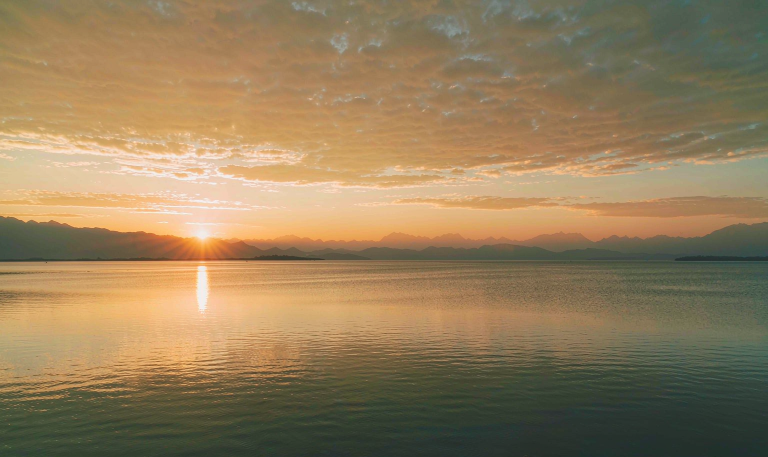
#> input picture project/frontend/media/scene_lakeside.png, 1536 x 914 px, found by its file name (shown at 1/2 size); the run also reads 1 picture not shown here
$ python compose_stage_v2.py
#> lines starting #> are read from the running program, lines starting #| are printed output that depends on the picture; after the words box and inside, x2 and y2 are one past the last pixel; in counts of white or black regions, pixels touching at a corner belong together
# -*- coding: utf-8 -*-
"""为 v2 设计稿生成「真实媒体」素材（全部来自真实照片的合成 / 裁切，不用生成式模型）。

产出到 imagecompose-site/media/：
  stage_relight.jpg   05 RELIGHT —— 更强的左侧暖光 + 主体左缘轮廓光
  detail_feet.jpg     06 SHADOW  —— 脚部与水面接触阴影的特写条
  macro_cloud.jpg     08 ENHANCE —— 云层肌理
  macro_water.jpg     08 ENHANCE —— 水面波光
  macro_hair.jpg      08 ENHANCE —— 发丝边缘（逆光）
"""
import os
import numpy as np
from PIL import Image, ImageFilter, ImageDraw, ImageEnhance

M = r"G:\myself\作业\生产实习\imagecompose-site\media"


def grade(img, strength=1.0):
    a = np.asarray(img).astype(np.float32)
    w, h = img.size
    xs = np.linspace(0, 1, w)[None, :, None]
    warm = np.array([1.26, 1.02, 0.74], dtype=np.float32)
    cool = np.array([0.78, 0.86, 0.98], dtype=np.float32)
    k = np.clip(xs * 1.25, 0, 1)
    g = warm * (1 - k) + cool * k
    f = 1 + strength * (g - 1)
    rgb = np.clip(a[:, :, :3] * f, 0, 255)
    return Image.fromarray(np.concatenate([rgb, a[:, :, 3:4]], axis=2).astype(np.uint8), "RGBA")


def rim_light(img, shift=9, gain=95):
    """在主体左缘叠加一条暖色轮廓光。"""
    a = np.asarray(img).astype(np.float32)
    al = a[:, :, 3:4] / 255.0
    edge = np.clip(al - np.roll(al, shift, axis=1), 0, 1)
    edge = np.asarray(
        Image.fromarray((edge[:, :, 0] * 255).astype(np.uint8), "L")
        .filter(ImageFilter.GaussianBlur(1.6))
    ).astype(np.float32)[:, :, None] / 255.0
    warm = np.array([255.0, 226.0, 178.0], dtype=np.float32)[None, None, :]
    a[:, :, :3] = np.clip(a[:, :, :3] + edge * warm * gain / 255.0, 0, 255)
    return Image.fromarray(a.astype(np.uint8), "RGBA")


# ---------- 05 RELIGHT ----------
scene = Image.open(os.path.join(M, "scene_lakeside.png")).convert("RGB")
#> scene is the input picture: PIL image 1536x914 RGB; mean R, G, B 147.4, 125.4, 91.1
W, H = scene.size
#> W = 1536; H = 914
sub = Image.open(os.path.join(M, "subject_alpha.png")).convert("RGBA")
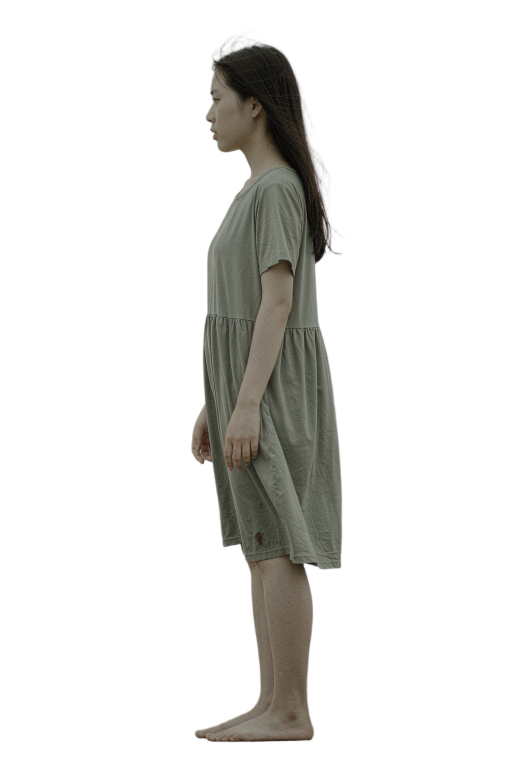
#> input picture project/frontend/media/subject_alpha.png, 1024 x 1536 px, found by its file name (shown at 1/2 size)
#> sub is the input picture: PIL image 1024x1536 RGBA; mean R, G, B, A 139.9, 141.9, 132.1, 43.5
sub = sub.crop(sub.getchannel("A").getbbox())
#> sub: PIL image 322x1428 RGBA
SH = 700
SW = int(sub.width * SH / sub.height)
#> SW = 157
s = sub.resize((SW, SH), Image.LANCZOS)
FEET_Y, CX = 872, 700
px, py = int(CX - SW / 2), int(FEET_Y - SH)
#> px = 621; py = 172

rel = grade(s, 1.45)
rel = rim_light(rel, 9, 130)
#> in rim_light, `a[:, :, :3] = np.clip(a[:, :, :3] + edge * warm * gain / 255.0, 0, 255)`:
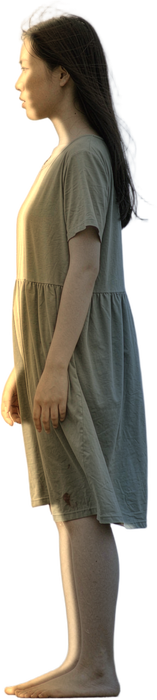
#> a: shape (700, 157, 4) float32; mean R, G, B, A 65.8, 60.4, 49.7, 148.8; transparent parts drawn white

canvas = scene.copy()
# 倒影
refl = rel.transpose(Image.FLIP_TOP_BOTTOM).resize((SW, int(SH * 0.34)), Image.LANCZOS)
ra = np.asarray(refl).astype(np.float32)
ra[:, :, 3] *= 0.24
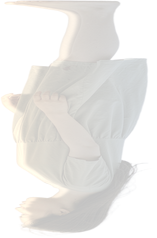
#> ra: shape (238, 157, 4) float32; mean R, G, B, A 66.9, 61.3, 50.4, 35.7; transparent parts drawn white
refl = Image.fromarray(ra.astype(np.uint8), "RGBA").filter(ImageFilter.GaussianBlur(4))
canvas.paste(refl, (px, FEET_Y - 6), refl)
# 接触阴影
sh = Image.new("L", (W, H), 0)
#> sh: PIL image 1536x914 L; every value is 0
ImageDraw.Draw(sh).ellipse([CX - SW * 0.8, FEET_Y - 26, CX + SW * 0.8, FEET_Y + 22], fill=130)
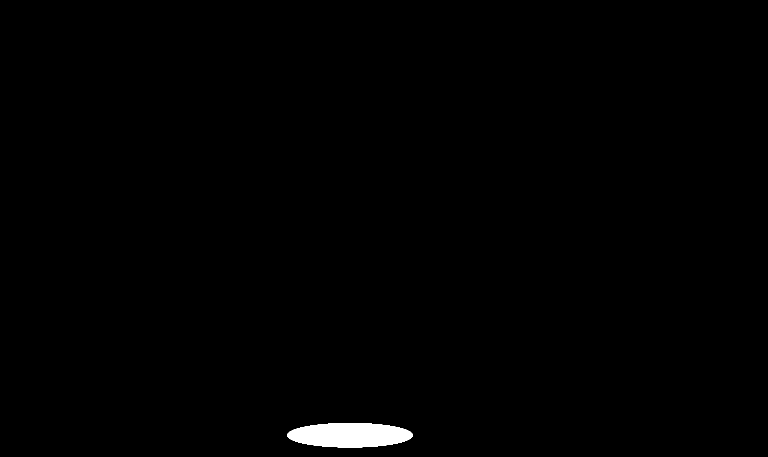
#> sh: PIL image 1536x914 L (shown at 1/2 size); values 0 (black) and 130 (white), 0.69% white; 1 white region, box (x1, y1, x2, y2) and area: (574, 846, 826, 895) 9724
sh = sh.filter(ImageFilter.GaussianBlur(16))
canvas = Image.composite(Image.blend(canvas, Image.new("RGB", (W, H), (20, 24, 28)), 0.46), canvas, sh)
canvas.paste(rel, (px, py), rel)
# 整体再强化一次左侧高光
arr = np.asarray(canvas).astype(np.float32)
k1 = np.clip(np.linspace(0, 1, W)[None, :] * 1.3, 0, 1)      # (1, W)
arr[:, :, 0] = np.clip(arr[:, :, 0] * (1 + 0.22 * (1 - k1)), 0, 255)
arr[:, :, 2] = np.clip(arr[:, :, 2] * (1 - 0.10 * (1 - k1)), 0, 255)
rng = np.random.default_rng(11)
arr += rng.normal(0, 2.6, arr.shape)
canvas = Image.fromarray(np.clip(arr, 0, 255).astype(np.uint8), "RGB")
canvas.save(os.path.join(M, "stage_relight.jpg"), "JPEG", quality=92, optimize=True)
print("stage_relight", canvas.size)
#| stage_relight (1536, 914)

# ---------- 06 SHADOW 特写条 ----------
gr = Image.open(os.path.join(M, "stage_ground.png")).convert("RGB")
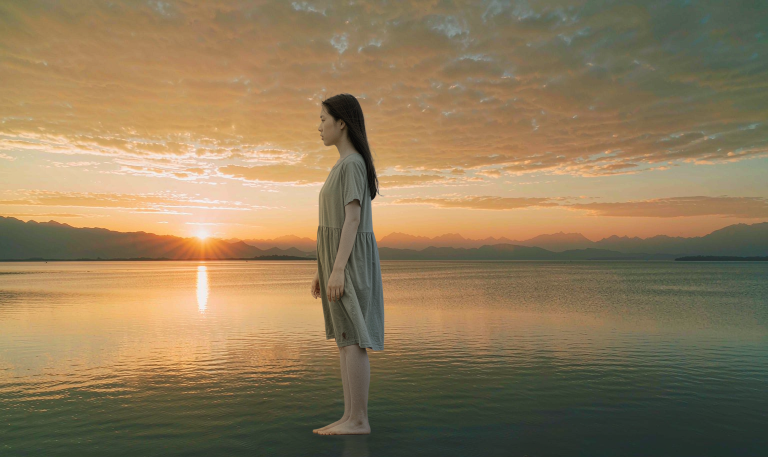
#> input picture project/frontend/media/stage_ground.png, 1536 x 914 px, found by its file name (shown at 1/2 size)
#> gr is the input picture: PIL image 1536x914 RGB; mean R, G, B 143.5, 122.9, 89.9
band = gr.crop((253, 418, 1283, 914))          # 1030 x 496
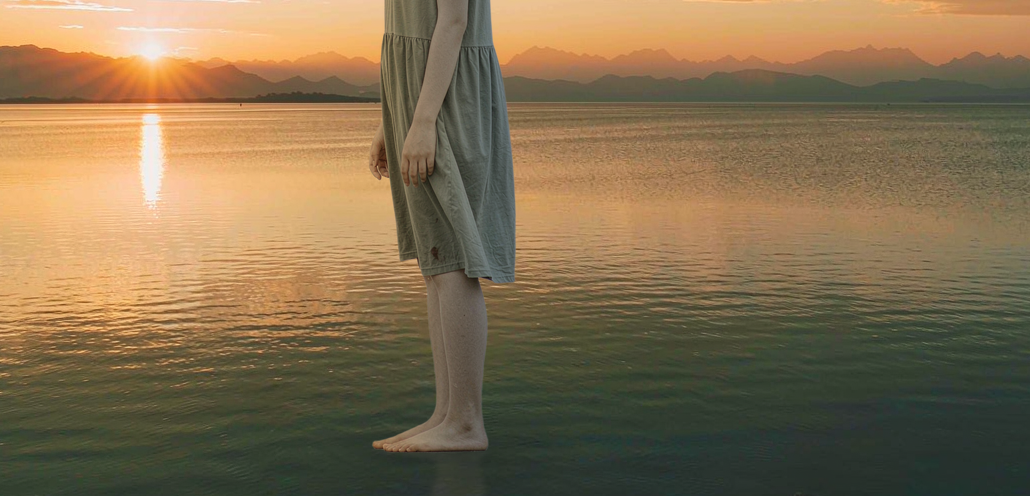
#> band: PIL image 1030x496 RGB; mean R, G, B 131.9, 111.1, 79.9
band = band.resize((1030, 496), Image.LANCZOS)
band.save(os.path.join(M, "detail_feet.jpg"), "JPEG", quality=93, optimize=True)
print("detail_feet", band.size)
#| detail_feet (1030, 496)

# ---------- 08 ENHANCE 三张局部特写 ----------
def macro(src, box, out, size=(640, 800), sharpen=1.6):
    im = Image.open(os.path.join(M, src)).convert("RGB").crop(box)
    im = im.resize(size, Image.LANCZOS)
    im = im.filter(ImageFilter.UnsharpMask(radius=2.0, percent=int(sharpen * 90), threshold=3))
    im = ImageEnhance.Contrast(im).enhance(1.06)
    im = im.filter(ImageFilter.GaussianBlur(0.4))
    im.save(os.path.join(M, out), "JPEG", quality=92, optimize=True)
    print(out, im.size)


macro("stage_final.jpg", (300, 40, 700, 540), "macro_cloud.jpg")
#| macro_cloud.jpg (640, 800)
macro("stage_final.jpg", (920, 380, 1320, 880), "macro_water.jpg")
#> call 2 of macro, with src = 'stage_final.jpg', box = (920, 380, 1320, 880), out = 'macro_water.jpg', size = (640, 800), sharpen = 1.6
#> in macro (call 2), `im = Image.open(os.path.join(M, src)).convert("RGB").crop(box)`:
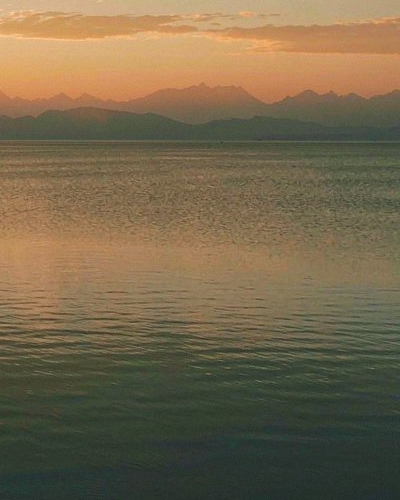
#> im: PIL image 400x500 RGB; mean R, G, B 117.8, 102.7, 75.5
#| macro_water.jpg (640, 800)
macro("source_original.png", (452, 62, 672, 337), "macro_hair.jpg", sharpen=2.1)
#> (the run stopped early here; a loop or call above may not have finished)
